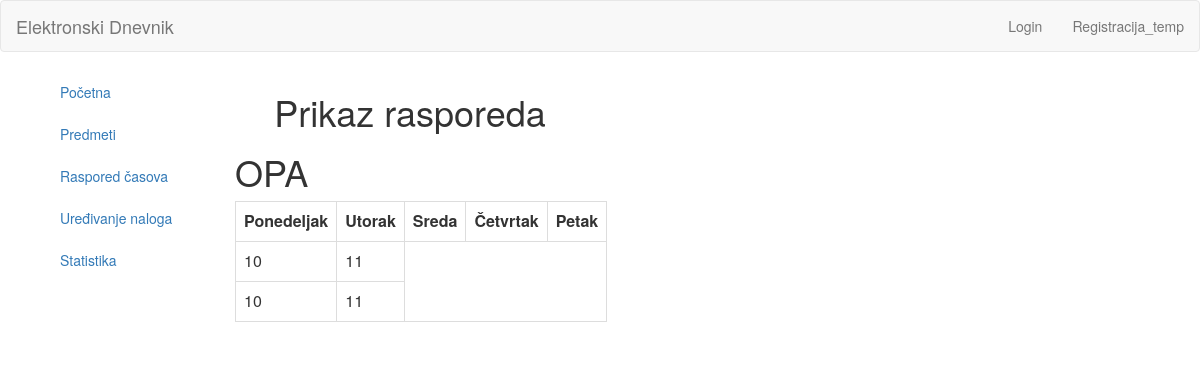
The page /index.php/koordinator/prikazRasporeda on the database as committed earlier.
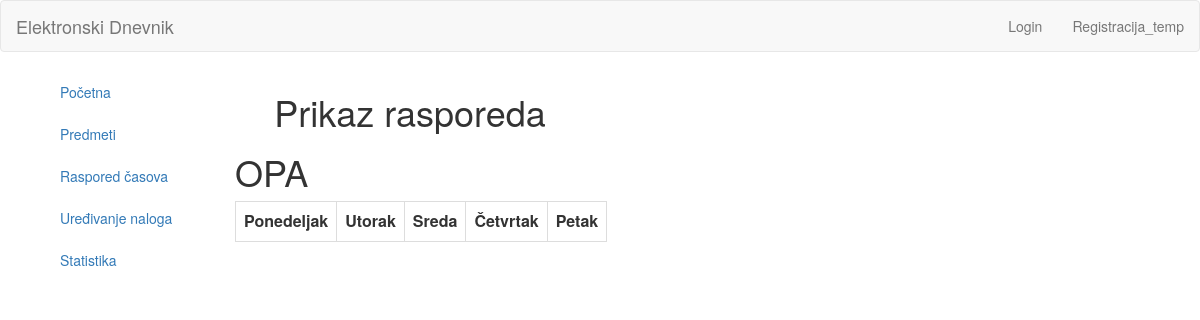
The same page on the database as committed later.
### tables this page shows
CREATE TABLE `raspored` (
  `id` int(11) NOT NULL,
  `odeljenjeId` int(25) NOT NULL,
  `dan` varchar(255) NOT NULL,
  `brojCasa` int(11) NOT NULL,
  `nastavnikId` int(11) NOT NULL,
  `kabinet` varchar(255) NOT NULL,
  `predmetId` int(11) NOT NULL
);

### application/controllers/Koordinator.php (called while the page is built, shortened)
<?php
	class Koordinator extends CI_Controller{
		public function prikazRasporeda(){
			$this->load->model('Koordinator_model');
				$this->prikazRasporedaO();
		}
		public function prikazRasporedaO(){
			$data['title'] = 'Prikaz rasporeda';
			$this->load->model('Koordinator_model');
			$data["fetch_data_o"] = $this->Koordinator_model->getOdeljenje();
			$data['rasporedi'] = $this->Koordinator_model->getRasporede();
			if($this->form_validation->run() === FALSE){
				$this->load->view('templates/header');
				$this->load->view('koordinator/prikazRasporedaO', $data);
				$this->load->view('templates/footer');
			}
			else{
				$this->Koordinator_model->raspored();
				redirect('koordinator/index');
			}
		}
	}

### index.php (called while the page is built, shortened)
<?php
require_once BASEPATH.'core/CodeIgniter.php';

### application/models/koordinator_model.php (called while the page is built, shortened)
<?php
	class Koordinator_model extends CI_Model{
		public function getRasporede(){
			$query = $this->db->get_where('raspored',array('brojCasa' => 1 ));
			return $query;
		}
		public function getOdeljenje(){
			$this->db->where('odeljenjeId', '2');
			$this->db->where('dan', 'ponedeljak');
			$query = $this->db->get_where('raspored');
			return $query;
		}
	}

### application/views/koordinator/prikazRasporedaO.php (the view)
<?php echo form_open('koordinator/prikazRasporedaO'); ?>
<div class="col col-lg-2 col-md-3 col-sm-3 col-xs-12 left-container">
	<div class="tm-left-inner-container">
		<ul class="nav nav-stacked css-nav">
			<li><a href="<?php echo base_url(); ?>koordinator/index">Početna</a></li>
			<li><a href="<?php echo base_url(); ?>koordinator/predmeti">Predmeti</a></li>
			<li><a href="<?php echo base_url(); ?>koordinator/raspored">Raspored časova</a></li>
			<li><a href="<?php echo base_url(); ?>koordinator/uredjivanje">Uređivanje naloga</a></li>
			<li><a href="<?php echo base_url(); ?>koordinator/statistika">Statistika</a></li>
		</ul>
	</div>
</div>
<div class="col col-lg-8 col-md-7 col-sm-7 col-xs-12 right-container">
	<div class="tm-right-inner-container">
<div class="row">
	<div class="col-md-6">
		<h1 class="text-center"><?php echo $title; ?></h1>
		<h1>OPA</h1>
<table class = "table table-bordered">
	<tr colspan = "5">
		<td><strong>Ponedeljak</strong></td>
		<td><strong>Utorak</strong></td>
		<td><strong>Sreda</strong></td>
		<td><strong>Četvrtak</strong></td>
		<td><strong>Petak</strong></td>
     </tr>
			<?php
			if ($fetch_data_o->num_rows() > 0){
				foreach($fetch_data_o->result() as $row){
			?>
			<tr>
			<?php
			foreach($rasporedi->result() as $rowN){
				if('ponedeljak' === $rowN->dan){
					?>
					 <td>  <?php echo $rowN->predmetId; ?>   </td>
					<?php
				}
			}
			?>
			</tr>
			<?php
			}
		}
?>
  </table>
	</div>
	</div>
</div>
</div>
<?php echo form_close(); ?>

Rows that differ between the two databases and show on the page:
removed raspored: predmetId "10"
removed raspored: predmetId "11"
